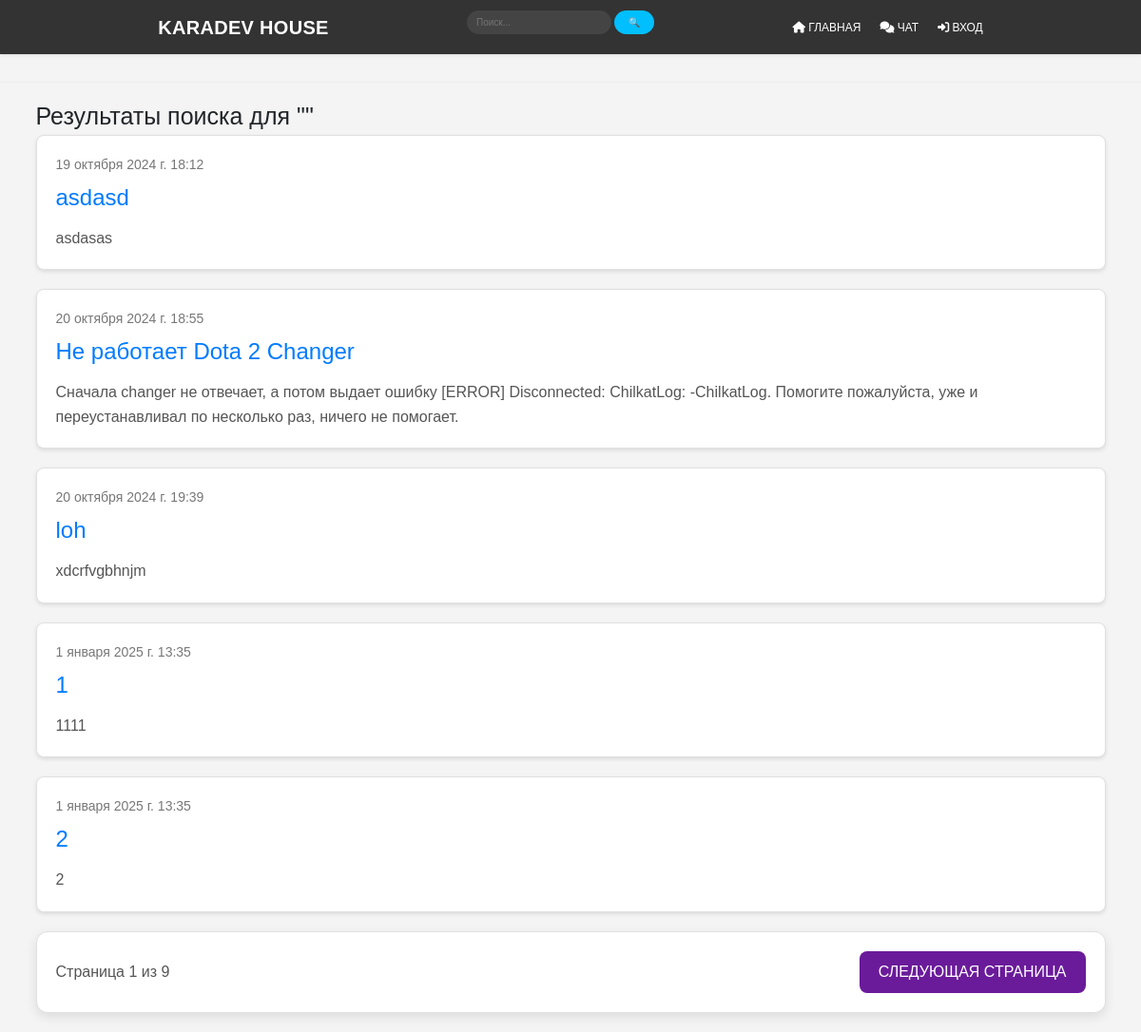
The app's page /search/ with its own data.
### blog/models.py (models this page shows, shortened)
class Post(models.Model):
    author = models.ForeignKey(settings.AUTH_USER_MODEL, on_delete=models.CASCADE)
    title = models.CharField(max_length=200)
    text = models.TextField()
    created_date = models.DateTimeField(default=timezone.now)
    published_date = models.DateTimeField(blank=True, null=True)
    def get_absolute_url(self):
        return resolve_url('post_error', pk=self.pk)

### search/views.py (the view)
# urls.py: path('search/', include("search.urls")),
def search(request):
    query = request.GET.get('q', '')
    all_object = perform_search(query)
    paginator = Paginator(all_object, 5)
    page_number = request.GET.get('page')
    page_obj = paginator.get_page(page_number)
    return render(request, 'search/search_page_list.html', {
        'posts': page_obj,
        'page_obj': page_obj,
        'page_next': page_obj.next_page_number() if page_obj.has_next() else None,
        'page_previous': page_obj.previous_page_number() if page_obj.has_previous() else None,
        'page_current': page_obj.number,
        'page_end': page_obj.paginator.num_pages,
        'page_has_next': page_obj.has_next,
        'page_has_previous': page_obj.has_previous,
        'query': query,
    })

### search/views.py (called while the page is built)
def perform_search(query):
    object_post_list = Post.objects.filter(Q(title__iregex=query) | Q(text__iregex=query))
    object_taskpy_list = Taskpy.objects.filter(Q(title__iregex=query) | Q(text__iregex=query))
    object_taskjs_list = Taskjs.objects.filter(Q(title__iregex=query) | Q(text__iregex=query))
    return list(chain(object_post_list, object_taskpy_list, object_taskjs_list))

### blog/templates/search/search_page_list.html
{% extends 'global/base.html' %}
{% block content %}
<h1>Результаты поиска для "{{ query }}"</h1>
<div id="search-container">
    {% include 'search/post_list.html'%}
</div>
<div class="search-pag" id="search-pag-links">
    {% include 'search/pagination_search.html' %}
</div>
{% endblock %}

### blog/templates/search/post_list.html
{% for post in posts %}
<div class="post">
    <div class="date">
        {{ post.published_date }}
    </div>
    <h1><a href='{{ post.get_absolute_url }}'>{{ post.title }}</a></h1>
    <p>{{ post.text|linebreaksbr }}</p>
</div>
 {% empty %}
        <h4>Не могу найти пост содержащий ваш запрос</h4>
{% endfor %}

### static/css/navbar.css (style rules this page uses)
body { margin: 0; font-family: 'Arial', sans-serif; background-color: #f4f4f4; }

### static/css/pag.css (style rules this page uses)
.cat-pag, .dog-pag, .step-links, .search-pag, .py-step-links, .js-step-links { display: flex; justify-content: space-between; align-items: center; padding: 20px; background-color: #ffffff; border: 1px solid #e0e0e0; border-radius: 12px; box-shadow: 0 4px 12px rgba(0, 0, 0, 0.1); transition: box-shadow 0.3s ease; margin-bottom: 20px; }

### static/css/post_list.css (style rules this page uses)
.task, .post { background-color: #ffffff; border: 1px solid #e0e0e0; border-radius: 8px; padding: 20px; margin-bottom: 20px; box-shadow: 0 2px 4px rgba(0, 0, 0, 0.1); transition: box-shadow 0.3s ease; }
.date { color: #777; font-size: 14px; margin-bottom: 10px; }
.task h1, .post h1 { font-size: 24px; margin: 0 0 15px 0; color: #333; }
.task h1 a, .post h1 a { color: #007bff; text-decoration: none; transition: color 0.3s ease; }
.task p, .post p { font-size: 16px; line-height: 1.6; color: #555; margin: 0; }

### records on screen
Post: published_date "19 октября 2024 г. 18:12", title "asdasd", text "asdasas"
Post: published_date "20 октября 2024 г. 18:55", title "Не работает Dota 2 Changer", text "Сначала changer не отвечает, а потом выдает ошибку [ERROR] Disconnected: ChilkatLog: -ChilkatLog. Помогите пожалуйста, уже и переустанавливал по несколько раз, ничего не помогает."
Post: published_date "20 октября 2024 г. 19:39", title "loh", text "xdcrfvgbhnjm"
Post: published_date "1 января 2025 г. 13:35", title "1", text "1111"
Post: published_date "1 января 2025 г. 13:35", title "2", text "2"

### other values on screen
{{ page_current }} "1"
{{ page_end }} "9"
